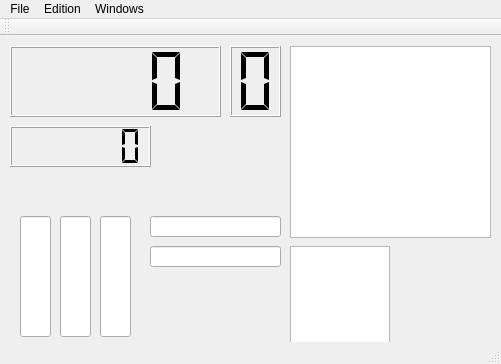
<?xml version="1.0" encoding="UTF-8"?>
<ui version="4.0">
 <class>LFS</class>
 <widget class="QMainWindow" name="LFS">
  <property name="enabled">
   <bool>true</bool>
  </property>
  <property name="geometry">
   <rect>
    <x>0</x>
    <y>0</y>
    <width>501</width>
    <height>364</height>
   </rect>
  </property>
  <property name="windowTitle">
   <string>LFS</string>
  </property>
  <widget class="QWidget" name="centralWidget">
   <widget class="QLCDNumber" name="lcdSpeed">
    <property name="geometry">
     <rect>
      <x>10</x>
      <y>10</y>
      <width>211</width>
      <height>71</height>
     </rect>
    </property>
    <property name="smallDecimalPoint">
     <bool>false</bool>
    </property>
    <property name="digitCount">
     <number>4</number>
    </property>
    <property name="mode">
     <enum>QLCDNumber::Dec</enum>
    </property>
    <property name="segmentStyle">
     <enum>QLCDNumber::Flat</enum>
    </property>
    <property name="value" stdset="0">
     <double>0.000000000000000</double>
    </property>
    <property name="intValue" stdset="0">
     <number>0</number>
    </property>
   </widget>
   <widget class="QLCDNumber" name="lcdGear">
    <property name="geometry">
     <rect>
      <x>230</x>
      <y>10</y>
      <width>51</width>
      <height>71</height>
     </rect>
    </property>
    <property name="smallDecimalPoint">
     <bool>false</bool>
    </property>
    <property name="digitCount">
     <number>1</number>
    </property>
    <property name="mode">
     <enum>QLCDNumber::Dec</enum>
    </property>
    <property name="segmentStyle">
     <enum>QLCDNumber::Flat</enum>
    </property>
    <property name="value" stdset="0">
     <double>0.000000000000000</double>
    </property>
    <property name="intValue" stdset="0">
     <number>0</number>
    </property>
   </widget>
   <widget class="QProgressBar" name="pbThrottle">
    <property name="geometry">
     <rect>
      <x>20</x>
      <y>180</y>
      <width>31</width>
      <height>121</height>
     </rect>
    </property>
    <property name="styleSheet">
     <string notr="true">::chunk{
	background-color:#0F0;
}</string>
    </property>
    <property name="value">
     <number>0</number>
    </property>
    <property name="textVisible">
     <bool>false</bool>
    </property>
    <property name="orientation">
     <enum>Qt::Vertical</enum>
    </property>
    <property name="textDirection">
     <enum>QProgressBar::BottomToTop</enum>
    </property>
   </widget>
   <widget class="QProgressBar" name="pbBrake">
    <property name="geometry">
     <rect>
      <x>60</x>
      <y>180</y>
      <width>31</width>
      <height>121</height>
     </rect>
    </property>
    <property name="styleSheet">
     <string notr="true">::chunk{
	background-color: #F00;
}</string>
    </property>
    <property name="value">
     <number>0</number>
    </property>
    <property name="textVisible">
     <bool>false</bool>
    </property>
    <property name="orientation">
     <enum>Qt::Vertical</enum>
    </property>
    <property name="textDirection">
     <enum>QProgressBar::BottomToTop</enum>
    </property>
   </widget>
   <widget class="QProgressBar" name="pbClutch">
    <property name="geometry">
     <rect>
      <x>100</x>
      <y>180</y>
      <width>31</width>
      <height>121</height>
     </rect>
    </property>
    <property name="layoutDirection">
     <enum>Qt::LeftToRight</enum>
    </property>
    <property name="autoFillBackground">
     <bool>false</bool>
    </property>
    <property name="styleSheet">
     <string notr="true">::chunk{
	background-color: rgb(255, 255, 0);
}</string>
    </property>
    <property name="value">
     <number>0</number>
    </property>
    <property name="textVisible">
     <bool>false</bool>
    </property>
    <property name="orientation">
     <enum>Qt::Vertical</enum>
    </property>
    <property name="textDirection">
     <enum>QProgressBar::BottomToTop</enum>
    </property>
   </widget>
   <widget class="QLabel" name="labelCar">
    <property name="geometry">
     <rect>
      <x>10</x>
      <y>130</y>
      <width>61</width>
      <height>41</height>
     </rect>
    </property>
    <property name="frameShape">
     <enum>QFrame::NoFrame</enum>
    </property>
    <property name="frameShadow">
     <enum>QFrame::Plain</enum>
    </property>
    <property name="lineWidth">
     <number>3</number>
    </property>
    <property name="text">
     <string/>
    </property>
    <property name="textFormat">
     <enum>Qt::AutoText</enum>
    </property>
    <property name="indent">
     <number>1</number>
    </property>
   </widget>
   <widget class="QLCDNumber" name="lcdRPM">
    <property name="geometry">
     <rect>
      <x>10</x>
      <y>90</y>
      <width>141</width>
      <height>41</height>
     </rect>
    </property>
    <property name="smallDecimalPoint">
     <bool>false</bool>
    </property>
    <property name="digitCount">
     <number>6</number>
    </property>
    <property name="mode">
     <enum>QLCDNumber::Dec</enum>
    </property>
    <property name="segmentStyle">
     <enum>QLCDNumber::Flat</enum>
    </property>
    <property name="value" stdset="0">
     <double>0.000000000000000</double>
    </property>
    <property name="intValue" stdset="0">
     <number>0</number>
    </property>
   </widget>
   <widget class="QLabel" name="imgAbs">
    <property name="geometry">
     <rect>
      <x>160</x>
      <y>100</y>
      <width>32</width>
      <height>32</height>
     </rect>
    </property>
    <property name="text">
     <string/>
    </property>
    <property name="pixmap">
     <pixmap resource="images.qrc">:/warn_abs.png</pixmap>
    </property>
   </widget>
   <widget class="QLabel" name="imgLeftSignal">
    <property name="geometry">
     <rect>
      <x>200</x>
      <y>100</y>
      <width>32</width>
      <height>32</height>
     </rect>
    </property>
    <property name="text">
     <string/>
    </property>
    <property name="pixmap">
     <pixmap resource="images.qrc">:/left_signal.png</pixmap>
    </property>
   </widget>
   <widget class="QLabel" name="imgRightSignal">
    <property name="geometry">
     <rect>
      <x>240</x>
      <y>100</y>
      <width>41</width>
      <height>32</height>
     </rect>
    </property>
    <property name="text">
     <string/>
    </property>
    <property name="pixmap">
     <pixmap resource="images.qrc">:/right_signal.png</pixmap>
    </property>
   </widget>
   <widget class="QProgressBar" name="pbTurbo">
    <property name="geometry">
     <rect>
      <x>150</x>
      <y>180</y>
      <width>131</width>
      <height>21</height>
     </rect>
    </property>
    <property name="layoutDirection">
     <enum>Qt::LeftToRight</enum>
    </property>
    <property name="autoFillBackground">
     <bool>false</bool>
    </property>
    <property name="styleSheet">
     <string notr="true">::chunk{
	background-color: rgb(0, 0, 255);
}</string>
    </property>
    <property name="minimum">
     <number>0</number>
    </property>
    <property name="maximum">
     <number>100</number>
    </property>
    <property name="value">
     <number>0</number>
    </property>
    <property name="textVisible">
     <bool>false</bool>
    </property>
    <property name="orientation">
     <enum>Qt::Horizontal</enum>
    </property>
    <property name="textDirection">
     <enum>QProgressBar::TopToBottom</enum>
    </property>
    <property name="format">
     <string>%p%</string>
    </property>
   </widget>
   <widget class="QProgressBar" name="pbFuel">
    <property name="geometry">
     <rect>
      <x>150</x>
      <y>210</y>
      <width>131</width>
      <height>21</height>
     </rect>
    </property>
    <property name="layoutDirection">
     <enum>Qt::LeftToRight</enum>
    </property>
    <property name="autoFillBackground">
     <bool>false</bool>
    </property>
    <property name="styleSheet">
     <string notr="true">::chunk{
	background-color: #AEB404;
}</string>
    </property>
    <property name="minimum">
     <number>0</number>
    </property>
    <property name="maximum">
     <number>100</number>
    </property>
    <property name="value">
     <number>0</number>
    </property>
    <property name="textVisible">
     <bool>false</bool>
    </property>
    <property name="orientation">
     <enum>Qt::Horizontal</enum>
    </property>
    <property name="textDirection">
     <enum>QProgressBar::TopToBottom</enum>
    </property>
    <property name="format">
     <string>%p%</string>
    </property>
   </widget>
   <widget class="QGraphicsView" name="gvAccel">
    <property name="geometry">
     <rect>
      <x>290</x>
      <y>10</y>
      <width>201</width>
      <height>192</height>
     </rect>
    </property>
    <property name="autoFillBackground">
     <bool>false</bool>
    </property>
    <property name="verticalScrollBarPolicy">
     <enum>Qt::ScrollBarAlwaysOff</enum>
    </property>
    <property name="horizontalScrollBarPolicy">
     <enum>Qt::ScrollBarAlwaysOff</enum>
    </property>
    <property name="sizeAdjustPolicy">
     <enum>QAbstractScrollArea::AdjustToContents</enum>
    </property>
    <property name="backgroundBrush">
     <brush brushstyle="NoBrush">
      <color alpha="255">
       <red>0</red>
       <green>0</green>
       <blue>0</blue>
      </color>
     </brush>
    </property>
    <property name="interactive">
     <bool>false</bool>
    </property>
    <property name="sceneRect">
     <rectf>
      <x>0.000000000000000</x>
      <y>0.000000000000000</y>
      <width>100.000000000000000</width>
      <height>100.000000000000000</height>
     </rectf>
    </property>
    <property name="renderHints">
     <set>QPainter::Qt4CompatiblePainting|QPainter::TextAntialiasing</set>
    </property>
    <property name="viewportUpdateMode">
     <enum>QGraphicsView::FullViewportUpdate</enum>
    </property>
   </widget>
   <widget class="QGraphicsView" name="gvHeading">
    <property name="geometry">
     <rect>
      <x>290</x>
      <y>210</y>
      <width>100</width>
      <height>100</height>
     </rect>
    </property>
    <property name="autoFillBackground">
     <bool>false</bool>
    </property>
    <property name="verticalScrollBarPolicy">
     <enum>Qt::ScrollBarAlwaysOff</enum>
    </property>
    <property name="horizontalScrollBarPolicy">
     <enum>Qt::ScrollBarAlwaysOff</enum>
    </property>
    <property name="sizeAdjustPolicy">
     <enum>QAbstractScrollArea::AdjustToContents</enum>
    </property>
    <property name="backgroundBrush">
     <brush brushstyle="NoBrush">
      <color alpha="255">
       <red>0</red>
       <green>0</green>
       <blue>0</blue>
      </color>
     </brush>
    </property>
    <property name="interactive">
     <bool>false</bool>
    </property>
    <property name="sceneRect">
     <rectf>
      <x>0.000000000000000</x>
      <y>0.000000000000000</y>
      <width>100.000000000000000</width>
      <height>100.000000000000000</height>
     </rectf>
    </property>
    <property name="renderHints">
     <set>QPainter::Qt4CompatiblePainting|QPainter::TextAntialiasing</set>
    </property>
    <property name="viewportUpdateMode">
     <enum>QGraphicsView::FullViewportUpdate</enum>
    </property>
   </widget>
  </widget>
  <widget class="QMenuBar" name="menuBar">
   <property name="geometry">
    <rect>
     <x>0</x>
     <y>0</y>
     <width>501</width>
     <height>21</height>
    </rect>
   </property>
   <widget class="QMenu" name="menuFile">
    <property name="title">
     <string>File</string>
    </property>
    <addaction name="actionOpen"/>
    <addaction name="actionSave"/>
    <addaction name="actionSave_as"/>
    <addaction name="separator"/>
    <addaction name="actionQuitter"/>
   </widget>
   <widget class="QMenu" name="menuEdition">
    <property name="title">
     <string>Edition</string>
    </property>
    <addaction name="actionParam_tres"/>
   </widget>
   <widget class="QMenu" name="menuWindows">
    <property name="title">
     <string>Windows</string>
    </property>
    <addaction name="actionJoyControl"/>
   </widget>
   <addaction name="menuFile"/>
   <addaction name="menuEdition"/>
   <addaction name="menuWindows"/>
  </widget>
  <widget class="QStatusBar" name="statusBar"/>
  <widget class="QToolBar" name="toolBar">
   <property name="windowTitle">
    <string>toolBar</string>
   </property>
   <attribute name="toolBarArea">
    <enum>TopToolBarArea</enum>
   </attribute>
   <attribute name="toolBarBreak">
    <bool>false</bool>
   </attribute>
  </widget>
  <action name="actionOpen">
   <property name="text">
    <string>Open</string>
   </property>
  </action>
  <action name="actionSave">
   <property name="text">
    <string>Save</string>
   </property>
  </action>
  <action name="actionSave_as">
   <property name="text">
    <string>Save as...</string>
   </property>
  </action>
  <action name="actionQuitter">
   <property name="text">
    <string>Quitter</string>
   </property>
  </action>
  <action name="actionParam_tres">
   <property name="text">
    <string>Paramètres</string>
   </property>
  </action>
  <action name="actionJoyControl">
   <property name="text">
    <string>joyControl</string>
   </property>
  </action>
 </widget>
 <layoutdefault spacing="6" margin="11"/>
 <resources>
  <include location="images.qrc"/>
 </resources>
 <connections/>
</ui>
